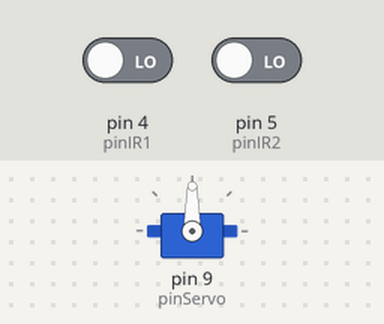
A sketch run on a simulated Arduino Uno, built with avr-gcc and run on an emulated ATmega328P. Parts: servo. The inputs (shaded band) are chosen by the test bench; at power-on: pin 5 (pinIR2) LOW, pin 4 (pinIR1) LOW. What the sketch prints to the serial monitor is not drawn.

Above: at 2.2 s.
2.3 s: pin 5 (pinIR2) driven HIGH
At 5.0 s:
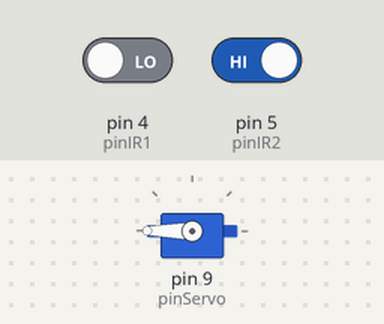
5.3 s: pin 4 (pinIR1) driven HIGH and pin 5 (pinIR2) driven LOW
At 5.46 s:
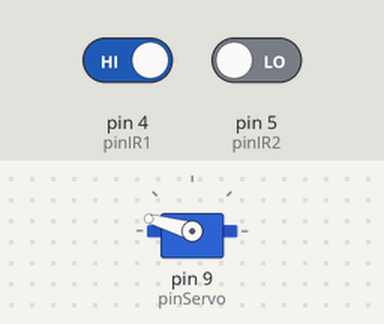
At 8.1 s:
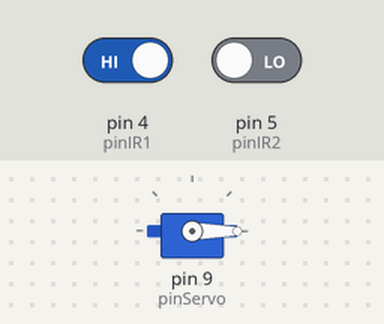
Timing chart, 0 to 9.6 s (numbered marks = the images above; inputs shaded):
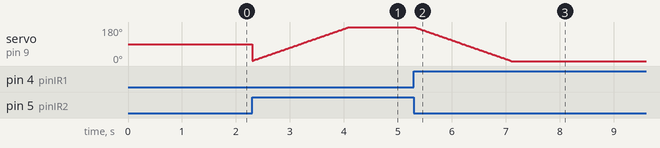

Measured:
- after the input at 5.3 s, servo on pin 9 (pinServo): moves from 180° to 0° over 1.8 s, starting at once

The sketch:

36_Object_Follower.ino
```cpp
// (licence header left out)
#include <Servo.h>

int pinIR1 = 4;
int pinIR2 = 5;
int pinServo = 9;
int currentPos = 0;
Servo myservo;

int leftIR;
int rightIR;

void setup() {
  Serial.begin(9600);

  pinMode(pinIR1, INPUT);
  pinMode(pinIR2, INPUT);
  myservo.attach(pinServo);

  Serial.println("Detect IR Sensor");
  delay(1000);
}

void loop() {

  if (digitalRead(pinIR1) == HIGH & digitalRead(pinIR2) == LOW) {
    //Turn right
    currentPos = currentPos - 2;
    if (currentPos < 0) {
      currentPos = 0;
    }
    myservo.write(currentPos);
    delay(20);
  } else if (digitalRead(pinIR2) == HIGH & digitalRead(pinIR1) == LOW) {
    //Turn left
    currentPos = currentPos + 2;
    if (currentPos >= 180) {
      currentPos = 180;
    }
    myservo.write(currentPos);
    delay(20);
  }
}
```
